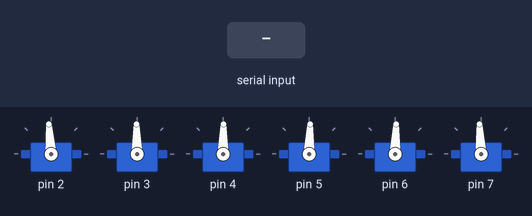
Recording of a sketch running on a simulated Arduino Leonardo, built with avr-gcc and run on an emulated ATmega32U4. Parts: 6 × servo. Inputs (shaded band) come from the test bench.

Above: at 1.2 s.
1.3 s: "90,45@" received over Serial
At 2.8 s:
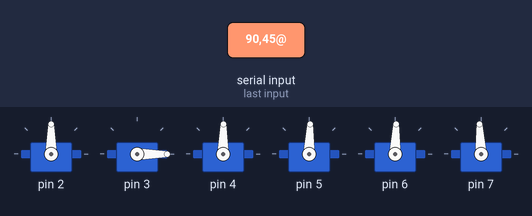
4.3 s: "30,150@" received over Serial
At 5.0 s:
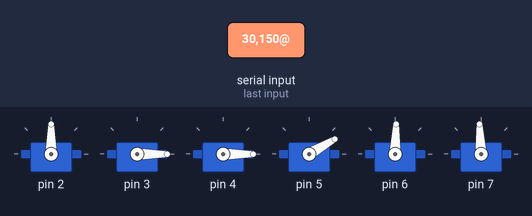
7.3 s: "5@" received over Serial
At 7.8 s:
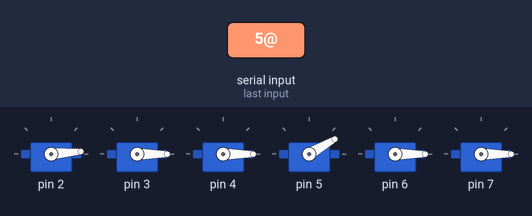
10.3 s: "90@" received over Serial
At 11.3 s:
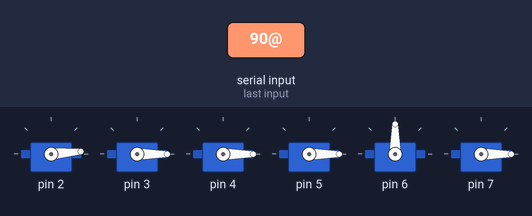
11.8 s: "200@" received over Serial
At 12.4 s:
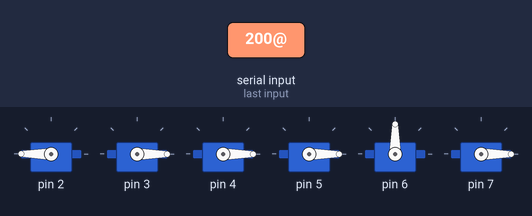
13.3 s: "90,45@" received over Serial
At 13.6 s:
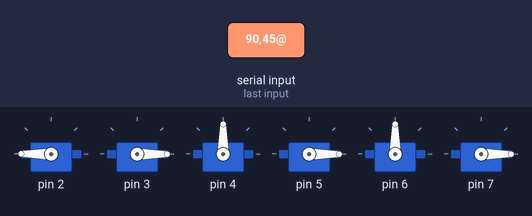
Timing chart, 0 to 16.8 s (numbered marks = the images above; inputs shaded):
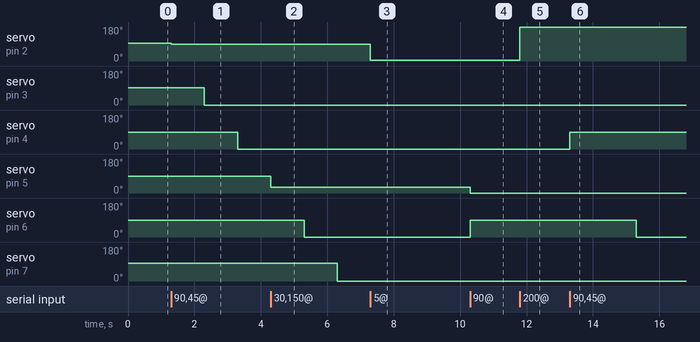

The sketch:

Arduino_stewart_platform_simpleV1_0.ino
```cpp
/* =========================================================================
 Stewart Platform
 Read incomming data from processing
 * ========================================================================= */

//libraries
#include <Servo.h>

//servo stuff
//MIN and MAX PWM pulse sizes, they can be found in servo documentation
#define MAX 2300
#define MIN 700

Servo servo[6];  // create servo object to control a servo

int zeroAll = 90; // variable to store the servo position


void setup() {

  // initialize serial communication
  // The rate is up to you depending on your project)
  Serial.begin(115200);
  while (!Serial); // wait for Leonardo enumeration, others continue immediately

  //servo stuff
  //attachment of servos to PWM digital pins of arduino
  servo[0].attach(2);   //change MIN & MAX to calibrate servo
  servo[1].attach(3);
  servo[2].attach(4);
  servo[3].attach(5);
  servo[4].attach(6);
  servo[5].attach(7);

  servo[0].writeMicroseconds(1515);
  servo[1].writeMicroseconds(1485);
  servo[2].writeMicroseconds(1465);
  servo[3].writeMicroseconds(1455);
  servo[4].writeMicroseconds(1450);
  servo[5].writeMicroseconds(1500);
}

void loop()
{
  //read and write to servos
  servoControl();
}
```

servos.ino
```cpp
String val; //store incomming string
char command[3];
boolean started = false; //has the comunication started?

void servoControl(){

  // send data only when you receive data:
  while(Serial.available() > 0) {

    for (int i = 0; i < 6; i = i + 1) {

      // read string unitil @ received from processing
      val = Serial.readStringUntil('@');
      //Serial.println(val);

      // turn val into an int and wrotate servo
      servo[i].write(val.toInt());
      // print what is going on
      // Serial.println(val.toInt());
    }
  }
}
```

Measured:
- after the input at 1.3 s, servo on pin 2: 94° → 90° at once; servo on pin 3: 91° → 0° after 1.0 s; servo on pin 4: 89° → 0° after 2.0 s
- after the input at 4.3 s, servo on pin 5: 88° → 30° at once
- after the input at 7.3 s, servo on pin 2: 90° → 5° at once; servo on pin 5: 30° → 0° after 3.0 s
- after the input at 10.3 s, servo on pin 6: 0° → 90° at once
- after the input at 11.8 s, servo on pin 2: 5° → 180° at once
- after the input at 13.3 s, servo on pin 4: 0° → 90° at once; servo on pin 6: 90° → 0° after 2.0 s instead of 2.5 s
